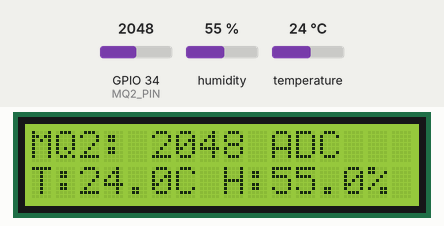
A program run on a simulated ESP32. Shown: 16×2 character LCD. The test bench sets the inputs (shaded band); at power-on: humidity 55 %, GPIO 34 (MQ2_PIN) = 2048, temperature 24 °C (analog values on the 0–4095 scale). WiFi joins after 1.5 s; servers stay silent unless stated; uploads are accepted with an empty reply; not simulated (calls return 0 or success): ../include/secrets.h; names the files do not define were given values by the test bench: LATA_MQTT_PORT = 1883; what the program prints to the serial monitor is not drawn.

Above: at 7.2 s.
7.3 s: humidity set to 22 %
At 10.1 s:
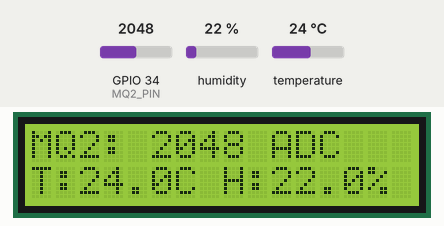
10.6 s: GPIO 34 (MQ2_PIN) set to 2866
At 11.9 s:
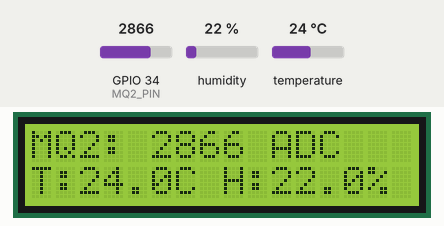
13.9 s: temperature set to 12 °C
At 16.7 s:
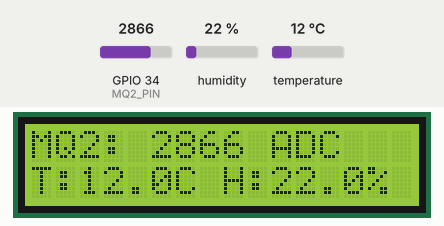
17.2 s: GPIO 34 (MQ2_PIN) set to 3603
At 18.5 s:
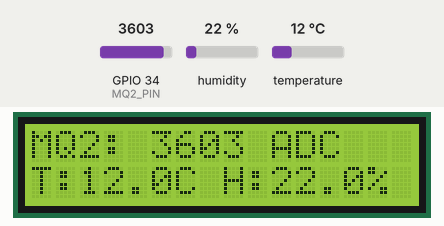
20.5 s: humidity set to 40 %
At 23.3 s:
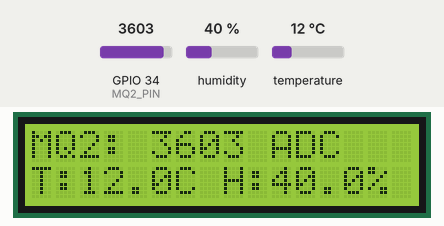
23.8 s: GPIO 34 (MQ2_PIN) set to 4095
At 25.1 s:
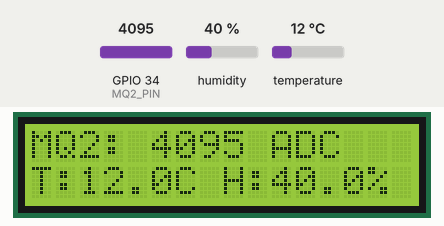
Timing chart, 0 to 26.8 s (numbered marks = the images above; inputs shaded):
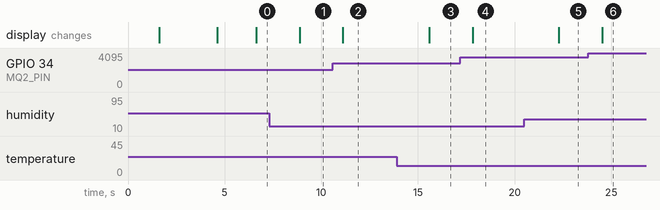

Measured:
- after the input at 7.3 s, the display: changes after 1.6 s (image 1)
- after the input at 10.6 s, the display: changes after 0.52 s (image 2)
- after the input at 13.9 s, the display: changes after 1.7 s (image 3)
- after the input at 17.2 s, the display: changes after 0.63 s (image 4)
- after the input at 20.5 s, the display: changes after 1.8 s (image 5)
- after the input at 23.8 s, the display: changes after 0.73 s (image 6)

The program:

main.cpp
```cpp
#include <Arduino.h>
#include <WiFi.h>
#include <WiFiManager.h>
#include <HTTPClient.h>
#include <WiFiClientSecure.h>
#include <ArduinoJson.h>
#include <PubSubClient.h>
#include "DHT.h"
#include <Wire.h>
#include <LiquidCrystal_I2C.h> // Thư viện cho màn hình LCD I2C
#include "../include/secrets.h"

// --- CẤU HÌNH CẢM BIẾN DHT ---
#define DHTPIN 4
#define DHTTYPE DHT22   // Dùng DHT22
#define MQ2_PIN 34      // MQ2 AO, chỉ dùng chân ADC input của ESP32

DHT dht(DHTPIN, DHTTYPE);

// --- CẤU HÌNH LCD 1602 I2C ---
// Khai báo màn hình LCD dùng I2C: Địa chỉ 0x27, loại 16 cột 2 hàng
LiquidCrystal_I2C lcd(0x27, 16, 2);

WiFiClientSecure secureClient;
WiFiClient mqttNetworkClient;
PubSubClient mqttClient(mqttNetworkClient);

bool publishDht22Mqtt(const String& body) {
#if LATA_MQTT_ENABLED
  if (!mqttClient.connected()) {
    String clientId = String("lata-") + LATA_DEVICE_ID + "-" + String(random(0xffff), HEX);
    Serial.printf("Dang ket noi MQTT %s:%u\n", LATA_MQTT_BROKER, LATA_MQTT_PORT);
    if (!mqttClient.connect(clientId.c_str())) {
      Serial.printf("MQTT ket noi that bai, ma loi: %d\n", mqttClient.state());
      return false;
    }
    Serial.println("MQTT da ket noi");
  }

  if (!mqttClient.publish(LATA_MQTT_TOPIC, body.c_str())) {
    Serial.println("MQTT publish that bai");
    return false;
  }

  Serial.printf("Da publish DHT22 len MQTT: %s\n", LATA_MQTT_TOPIC);
  return true;
#else
  return false;
#endif
}

void sendSensorReading(float temperature, float humidity, int mq2Raw) {
  if (WiFi.status() != WL_CONNECTED) {
    Serial.println("Khong gui duoc DHT22: WiFi mat ket noi");
    return;
  }

  JsonDocument payload;
  payload["deviceId"] = LATA_DEVICE_ID;
  payload["dht22_temperature_c"] = temperature;
  payload["dht22_humidity_percent"] = humidity;
  payload["mq2_raw"] = mq2Raw;

  String body;
  serializeJson(payload, body);

  if (publishDht22Mqtt(body)) return;

  secureClient.setInsecure();
  HTTPClient http;
  if (!http.begin(secureClient, LATA_API_URL)) {
    Serial.println("Khong khoi tao duoc ket noi HTTP");
    return;
  }

  http.addHeader("Content-Type", "application/json");
  http.addHeader("X-API-Key", LATA_API_KEY);
  const int responseCode = http.POST(body);
  Serial.printf("Gui DHT22 + MQ2 len API: HTTP %d\n", responseCode);
  if (responseCode > 0) {
    Serial.println(http.getString());
  } else {
    Serial.printf("Loi HTTP: %s\n", http.errorToString(responseCode).c_str());
  }
  http.end();
}

void setup() {
  Serial.begin(115200);

  // KHỞI TẠO LCD I2C
  lcd.init();
  lcd.backlight(); // Bật đèn nền LCD
  lcd.setCursor(0, 0);
  lcd.print("Dang cai WiFi...");

  // Khởi tạo cảm biến DHT
  dht.begin();
  analogReadResolution(12);
  analogSetPinAttenuation(MQ2_PIN, ADC_11db);

  // --- CẤU HÌNH WIFI MANAGER ---
  WiFiManager wm;
  Serial.println("Đang khởi tạo Access Point để cài đặt WiFi...");

  // wm.resetSettings(); // Bỏ comment dòng này nếu muốn ESP32 quên WiFi cũ để chọn lại từ đầu

  bool res = wm.autoConnect("ESP32_Config");

  if(!res) {
    Serial.println("Không thể kết nối hoặc hết thời gian chờ!");
    lcd.clear();
    lcd.print("Loi ket noi WiFi");
    delay(3000);
    ESP.restart();
  }
  else {
    Serial.println("Đã kết nối WiFi thành công!");
    lcd.clear();
    lcd.setCursor(0, 0);
    lcd.print("WiFi: OK!");
    lcd.setCursor(0, 1);
    lcd.print(WiFi.localIP()); // In địa chỉ IP ra màn hình
    delay(3000); // Dừng 3 giây để bạn kịp nhìn IP
    lcd.clear();
  }

  mqttClient.setServer(LATA_MQTT_BROKER, LATA_MQTT_PORT);
  Serial.printf("MQTT da cau hinh: %s:%u, topic %s\n", LATA_MQTT_BROKER, LATA_MQTT_PORT, LATA_MQTT_TOPIC);
}

void loop() {
  mqttClient.loop();
  delay(2000); // Đợi 5s giữa các lần đọc và gửi dữ liệu

  float h = dht.readHumidity();
  float t = dht.readTemperature();
  const int mq2Raw = analogRead(MQ2_PIN);

  if (isnan(h) || isnan(t)) {
    Serial.println("Lỗi: Không thể đọc dữ liệu từ cảm biến DHT!");
    lcd.setCursor(0, 0);
    lcd.print("Loi doc DHT22   ");
    return;
  }

  // In ra Serial Monitor
  Serial.print("Nhiệt độ: ");
  Serial.print(t);
  Serial.print("°C  |  Độ ẩm: ");
  Serial.print(h);
  Serial.println("%");
  Serial.print("MQ2 raw: ");
  Serial.println(mq2Raw);

  // Hiển thị cả MQ2 và DHT22 cố định trên hai dòng LCD.
  lcd.clear();
  lcd.setCursor(0, 0);
  lcd.print("MQ2: ");
  lcd.print(mq2Raw);
  lcd.print(" ADC");
  lcd.setCursor(0, 1);
  lcd.print("T:");
  lcd.print(t, 1);
  lcd.print("C H:");
  lcd.print(h, 1);
  lcd.print("%");

  sendSensorReading(t, h, mq2Raw);
}
```
